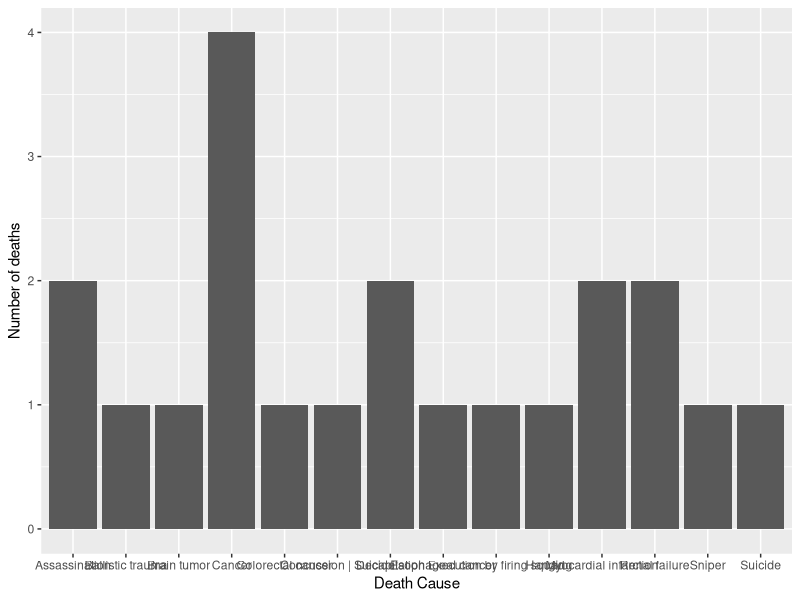
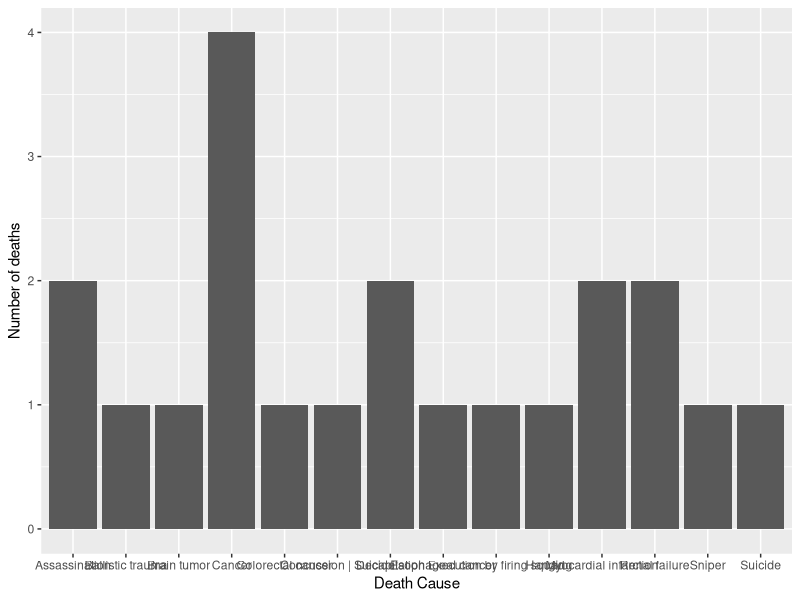

These figures' R source, in order:
library(tidyverse)
library(dplyr)

d <- read_csv("journalists.csv")
# Then convert  the JSON data to dataframe
df <- d|>
  select(death_cause ='ontology/deathCause_label', death_place ='ontology/deathPlace_label')|>
  na.omit()|>
  count(death_cause, sort = TRUE)|>
  rename(death_counts = n)|>
  #filter(death_counts > 1)
  #filter(death_counts != 'Systemic lupus erythematosus' |death_counts != 'Stroke'|death_counts !='Scrub typhus'|death_counts !='Respiratory disease'|death_counts !='Pneumonia'|death_counts !='Mesothelioma'|death_counts !='Intracranial aneurysm'|death_counts !='Endocarditis'|death_counts !='Apoplexy'|death_counts !='Aorta | Aneurysm'|death_counts !='Amyotrophic lateral sclerosis')
  filter(death_cause == 'Brain tumor'|death_cause =='Cancer'|death_cause =='Assassination'|death_cause =='Decapitation'|death_cause =='Brain tumor'|death_cause =='Colorectal cancer'|death_cause =='Myocardial infarction'|death_cause =='Renal failure'|death_cause =='Ballistic trauma'|death_cause =='Colorectal cancer'|death_cause =='Concussion | Suicide'|death_cause =='Esophageal cancer'|death_cause =='Execution by firing squad'|death_cause =='Hanging'|death_cause =='Sniper'|death_cause =='Suicide')

print(df, n=40)

#Exploring data set
#glimpse(d)
#distinct(data_frame)
#head(data_frame)

ggplot(data = df) +
  aes(x = death_cause, y=death_counts) +
    labs(x="Death Cause", y='Number of deaths')+
  geom_bar(stat="summary")
ggsave("proposal_plot.pdf",width=10,height=10)


new_df <- df|>
  pivot_wider(names_from=death_cause, values_from=death_counts)|>
  group_by('Assassination', 'Decapitation','')
  
print(new_df)
